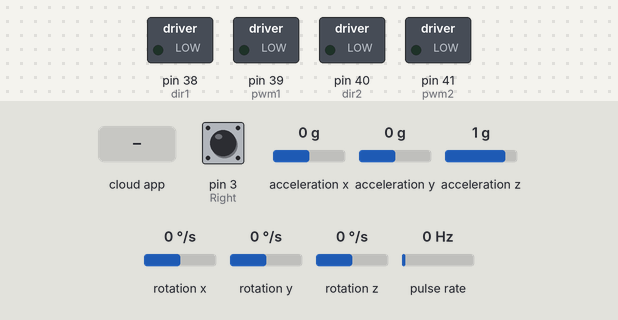
Recording of a sketch running on a simulated Arduino Mega 2560, built with avr-gcc and run on an emulated ATmega2560. Shown: switched loads named in the sketch (green lamp = pin HIGH). Wiring (inferred from the names in the program): pulse sensor: data pin 2. Dashed ring = blinking. Inputs (shaded band) come from the test bench; at power-on: pin 3 (Right) HIGH, acceleration x 0 g, acceleration y 0 g, acceleration z 1 g, rotation x 0 °/s, rotation y 0 °/s, rotation z 0 °/s, pulse rate 0 Hz. The ROS host is connected and sends only what is stated.

Above: at 1.2 s.
1.3 s: the phone or cloud app sets linear.x to -100
At 1.64 s:
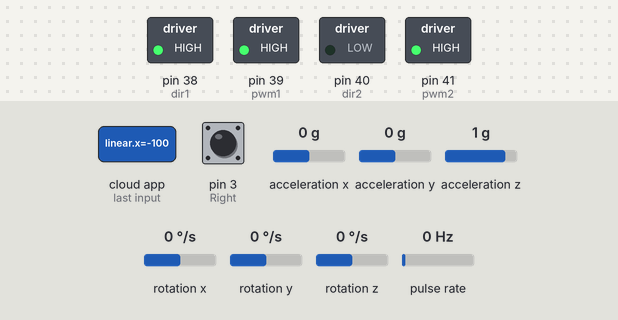
4.3 s: the phone or cloud app sets angular.z to -100
7.3 s: the phone or cloud app sets linear.x to 0
At 9.2 s:
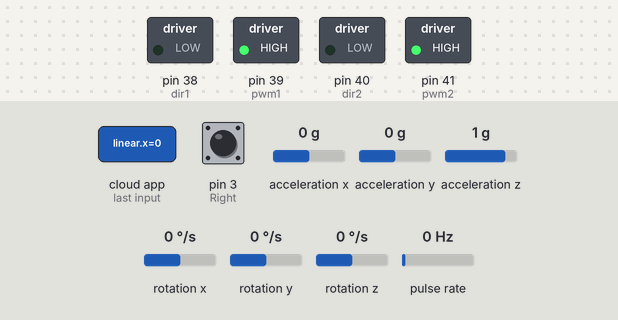
10.3 s: the phone or cloud app sets angular.z to 100
At 10.8 s:
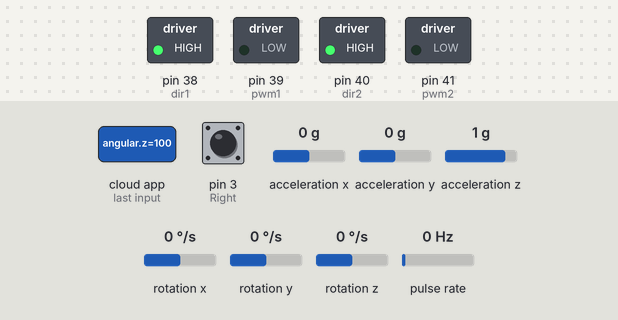
13.3 s: the phone or cloud app sets linear.x to 100
At 14.25 s:
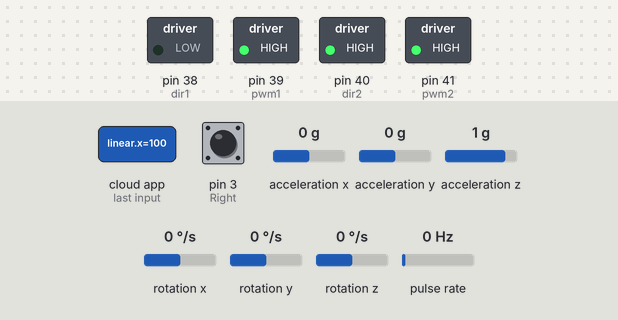
16.3 s: the phone or cloud app sets angular.z to 0
Timing chart, 0 to 20.3 s (numbered marks = the images above; inputs shaded):
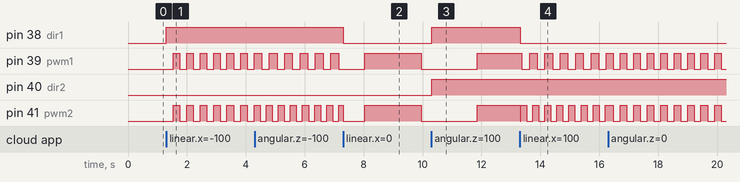

Measured:
- after the input at 1.3 s, pin 38 (dir1): LOW → HIGH at once; pin 39 (pwm1), pin 41 (pwm2): alternates HIGH for 0.23 s and LOW for 0.23 s, starting after 0.23 s
- after the input at 7.3 s, pin 38 (dir1): HIGH → LOW at once
- after the input at 10.3 s, pin 38 (dir1), pin 40 (dir2): LOW → HIGH at once
- after the input at 13.3 s, pin 38 (dir1): HIGH → LOW at once

The sketch:

Navigation_Code.ino
```cpp
#include <ros.h>
#include <std_msgs/String.h>
#include <geometry_msgs/Twist.h> //[บอกระบบพิกัด]
#include <stdlib.h>

// ใช้กับ GY87 Gyro sensor
#include "I2Cdev.h"
#include "MPU6050.h"
#include "Wire.h"

MPU6050 accelgyro;

int16_t ax, ay, az;
int16_t gx, gy, gz;

int OdomCount = 0;

int OdomWait = 3;
static const float GYRO_SENS = 160;

int LMotor = 1;
int RMotor = 0;

bool left_forward; // ความเร็วล้อ
bool right_forward;

int MotorNum[2] = {LMotor, RMotor};

double Vels[2] = {0, 0};
int CVEL[2] = {0, 0};
int Mspeeds[2] = {0, 0};

double WCS[2] = {0, 0};      // WCS ความเร็วที่สั่ง motor ให้หมุน { Left,Right } >> ค่าความเร็วจริง m/s
long EncoderVal[2] = {0, 0}; // ค่าที่อ่านได้จาก Encoder
double DDis[2] = {0, 0};     // ระยะทาง
long Time[2] = {0, 0};       // เวลา

float WheelSeparation = 0.24; // ความกว้างล้อจาก Left >> Right หน่วยเมตร
float WheelDiameter = 0.07;   // เส้นผ่านศูนย์กลางล้อ
int TPR = 700;                // Encoder ticks per rotation ล้อที่หมุนสร้าง Encoder ได้กี่ลูก

volatile int counterL = 0; // ค่าของตัวนับคล็อกของ motor -- Interrupt
volatile int counterR = 0;

int AccParam = 3; // acceleration multiplier. ปรับความเร็ว motor >> ให้้ตามต้องการ

int dir;

int bot_vel;
int count = 0;

int dir1 = 38, pwm1 = 39, dir2 = 40, pwm2 = 41; // กำหนดขาบน Bord >> DC Motor Driver

int motor_speed_l, motor_speed_r; // ความเร็ว motor >> ค่า PWM >> นำไปปรับความเร็ว motor

ros::NodeHandle nh; // คือการทำให้โปรแกรมของเราสามารถสร้าง publishers และ subscribers ได้

geometry_msgs::Twist odom_msg; // message ค่า Odometry >> Raspberry Pi
ros::Publisher Pub("ard_odom", &odom_msg);

void countL() // call interrupt >> ถูกเรียกเมื่อมีการ Interrupt
{             // การ Interrupt ทำให้รับค่าทันเวลา
  if (WCS[0] > 0)
    counterL++; // มากกว่า 0 = เดินหน้า
  else
    counterL--; // น้อยกว่า 0 = ถอยหลัง
}

void countR()
{
  if (WCS[1] > 0)
    counterR++; // มากกว่า 0 = เดินหน้า
  else
    counterR--; // น้อยกว่า 0 = ถอยหลัง
}

void forward()
{
  digitalWrite(dir1, 0);
  digitalWrite(dir2, 1);
  dir = 0;
}

void backward()
{
  digitalWrite(dir1, 1);
  digitalWrite(dir2, 0);
  dir = 1;
}

void left()
{
  digitalWrite(dir1, 0);
  digitalWrite(dir2, 0);
  dir = 2;
}

void right()
{
  digitalWrite(dir1, 1);
  digitalWrite(dir2, 1);
  dir = 3;
}

void stop()
{
  analogWrite(pwm1, 0);
  analogWrite(pwm2, 0);
}

void velCallback(const geometry_msgs::Twist &CVel) // ถูกเรียกเมื่อ cmd_vel เข้ามา                     --เมื่อมีคำสั่งให้หุ่นเดินหน้า/ถอยหลัง ** เป็นฟังก์ชันแยกความเร็วล้อ ** for set vel of 2 motor.

{                                 // message ROS >> ให้หุ่นยนต์เคลื่อนที่
  double vel_x = CVel.linear.x;   // ความเร็วในแนวตรง
  double vel_th = CVel.angular.z; // ความเร็วในแนวเชิงมุม
  double right_vel = 0.0;
  double left_vel = 0.0;

  // turning
  if (vel_x == 0)
  {
    right_vel = vel_th * WheelSeparation / 2.0; // ความเร็วล้อขวา = ความเร็วเชิงมุม x WheelSeparation หาร 2
    left_vel = (-1) * right_vel;
  }
  // forward / backward
  else if (vel_th == 0)
  {
    left_vel = right_vel = vel_x;
  }
  // moving doing arcs
  else
  {
    left_vel = vel_x - vel_th * WheelSeparation / 2.0;
    right_vel = vel_x + vel_th * WheelSeparation / 2.0;
  }
  // write new command speeds to global vars
  WCS[0] = left_vel;  // ใส่ความเร็วล้อซ้าย
  WCS[1] = right_vel; // ใส่ความเร็วล้อขวา
}

ros::Subscriber<geometry_msgs::Twist> sub("cmd_vel", &velCallback);

// motor write speed - in motor units
double MWS[2] = {0, 0};

double CorrectedSpeed(int M, double CVel)
{
  // if fist time in program return 0 and init time vars
  if (Time[0] == 0 && Time[1] == 0)
  {
    Time[0] = millis();
    Time[1] = millis();
    return 0;
  }

  // read encoder ticks
  if (M == 0)
  {
    EncoderVal[0] = counterL;
    counterL = 0;
  }
  if (M == 1)
  {
    EncoderVal[1] = counterR;
    counterR = 0;
  }

  // differencial of time in seconds
  long T = millis();
  int DTime = T - Time[M];
  Time[M] = T;

  // diferential of distance in meters >> คำนวณ ระยะทาง = ความเร็ม x เวลา
  DDis[M] = TicksToMeters(EncoderVal[M]);

  // calculate short term measured velocity >> คำนวณความเร็ว = ระยะทาง / เวลา
  double EVel = (DDis[M] / DTime) * 1000; // แปลงเป็น dS/dT >> เมตรต่อวินาที

  // save to publish to /ard_odom
  Vels[M] = EVel; // ส่งกลับไปที่ >> ROS ผ่าน Topic "ard_odom"

  EVel = abs(EVel);
  CVel = abs(CVel);

  double dif = EVel - CVel; // ปรับความเร็ว motor >> ความเร็วจริง - ความเร็ยวที่ต้องการ >> เป็นการ dif

  MWS[M] = MWS[M] - (dif * (AccParam)); // ความเร็วที่ต้องการ

  if (MWS[M] < 0)
    MWS[M] = 0;

  if (CVel == 0)
    MWS[M] = 0;

  // DEBUG
  CVEL[M] = MWS[M];

  return MWS[M];
}

double TicksToMeters(int Ticks) // แปลงเป็นระยะทาง
{
  return (Ticks * 3.14 * WheelDiameter) / TPR;
}

///////////////////////////////////////// motor codes /////////////////////////////////////////
void MotorWrite()
{
  int DIR;
  int min_speed;

  for (int i = 0; i < 2; i++) // ** loop 2 รอบ **
  {
    // correct speed with encoder data
    double MSpeed = CorrectedSpeed(i, WCS[i]); // พยายามปรับ PWM ให้เป็นไปตามที่ต้องการ >> tune PWM

    if (i == 0)
      motor_speed_l = MSpeed; // Left
    else if (i == 1)
      motor_speed_r = MSpeed; // Right
  }
  motorGo(motor_speed_l, motor_speed_r);
}

void motorGo(uint8_t l, uint8_t r)
{

  if (WCS[0] > 0 && WCS[1] > 0)
  {
    forward();
    if (WCS[0] == WCS[1])
    {
      analogWrite(pwm1, l);
      analogWrite(pwm2, l);
    }
    else
    {
      analogWrite(pwm1, l);
      analogWrite(pwm2, r);
    }
  }
  else if (WCS[0] < 0 && WCS[1] < 0)
  {
    backward();
    if (WCS[0] == WCS[1])
    {
      analogWrite(pwm1, l);
      analogWrite(pwm2, l);
    }
    else
    {
      analogWrite(pwm1, l);
      analogWrite(pwm2, r);
    }
  }
  else if (WCS[0] > 0 && WCS[1] < 0)
  {
    left();
    analogWrite(pwm1, l);
    analogWrite(pwm2, l);
  }
  else if (WCS[0] < 0 && WCS[1] > 0)
  {
    right();
    analogWrite(pwm1, l);
    analogWrite(pwm2, l);
  }
  else
  {
    analogWrite(pwm1, l);
    analogWrite(pwm2, r);
  }
}

void setup() //--------------------------------------- Setup ---------------------------------------
{

  nh.initNode();
  nh.advertise(Pub);
  nh.subscribe(sub);

  pinMode(38, OUTPUT); // setpinmode DC Motor
  pinMode(39, OUTPUT);
  pinMode(40, OUTPUT);
  pinMode(41, OUTPUT);

  pinMode(2, INPUT_PULLUP); // Port Interrup -- Encoder >> Left
  pinMode(3, INPUT_PULLUP); // Right

  attachInterrupt(digitalPinToInterrupt(2), countL, RISING); // interrupt pins for encoder Achange
  attachInterrupt(digitalPinToInterrupt(3), countR, RISING);

  Wire.begin();

  // ============================ MPU6050 ============================
  accelgyro.initialize();

  // Serial.println(accelgyro.testConnection() ? "MPU6050 connection successful" : "MPU6050 connection failed");

  // Starts up with accel +/- 2 g and gyro +/- 250 deg/s scale
  accelgyro.setI2CBypassEnabled(true); // set bypass mode
}

void loop() //--------------------------------------- Loop ---------------------------------------
{
  int imu;
  nh.spinOnce(); // ให้้คุยกับ ROS ได้ >> Subscriber can do

  if (OdomCount > OdomWait)
  {
    odom_msg.linear.x = Vels[0]; // Left >> หลอกโค้ดเพื่อยืม odom_msg เป็นเส้นทางสู่ RaspberryPi
    odom_msg.linear.y = Vels[1]; // Right
    // หากไม่หลอกโค้ด ต้องสร้างโครงสร้างข้อมูลเอง ยิ่งยาก!!!
    accelgyro.getMotion6(&ax, &ay, &az, &gx, &gy, &gz); // ค่า IMU >> Gyro

    if (Vels[0] == 0 and Vels[1] == 0)
    {
      odom_msg.linear.z = 0;
    }
    else
    {
      imu = (int)(gz / GYRO_SENS) + 1; // ส่วนนี้แต่ละคนต้อง Calibration จาก LAB
      if (imu > 0)                     // only my calibration
        imu += 10;
      else if (imu < 0)
        imu -= 10;

      odom_msg.linear.z = imu;
    }
    Pub.publish(&odom_msg); // ส่งค่าไปทาง Topic
  }
  else
    OdomCount++;

  MotorWrite(); // Takes WCS and corrects speed of motors with encoders
  // ทำงานทุกครั้ง  >> ปรับความเร็วหุ่นยนต์ให้ตรงกับที่ต้องการ ** loop 2 รอบ **
}
```
